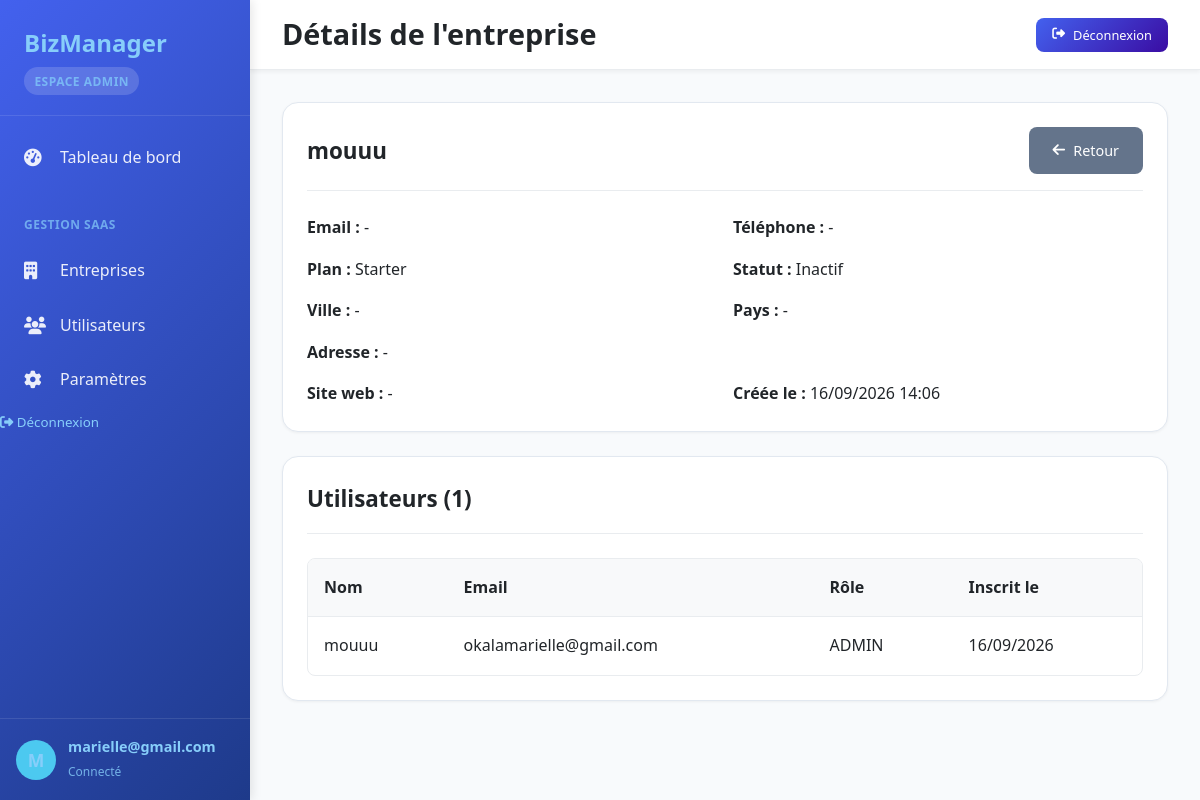
/sysadmin/companies/1/ (signed in), run on the app's committed database.
### core/models.py (models this page shows, shortened)
class CustomUser(AbstractUser):
    ROLE_CHOICES = [('admin','Admin'),('user','User')]
    email = models.EmailField(unique=True)
    full_name = models.CharField(max_length=255)
    company = models.ForeignKey(Company, on_delete=models.CASCADE, null=True, blank=True, related_name='users')
    role = models.CharField(max_length=20, choices=ROLE_CHOICES, default='user')
    USERNAME_FIELD = 'email'
    REQUIRED_FIELDS = ['username', 'full_name']

class Company(models.Model):
    PLAN_CHOICES = [('starter','Starter'),('business','Business'),('enterprise','Enterprise')]
    STATUS_CHOICES = [('active','Actif'),('inactive','Inactif'),('suspended','Suspendu')]
    name = models.CharField(max_length=255)
    address = models.TextField(null=True, blank=True)
    city = models.CharField(max_length=100, null=True, blank=True)
    postal_code = models.CharField(max_length=20, null=True, blank=True)
    country = models.CharField(max_length=100, null=True, blank=True)
    phone = models.CharField(max_length=20, null=True, blank=True)
    website = models.CharField(max_length=255, null=True, blank=True)
    email = models.EmailField(max_length=255, null=True, blank=True)
    plan = models.CharField(max_length=50, choices=PLAN_CHOICES, default='starter')
    subscription_status = models.CharField(max_length=50, choices=STATUS_CHOICES, default='inactive')
    created_at = models.DateTimeField(auto_now_add=True)
    logo = models.ImageField(
        upload_to='logos/', null=True, blank=True,
        validators=[
            FileExtensionValidator(['jpg','jpeg','png','webp']),
            validate_logo_size
        ]
    )

### core/views/admin.py (the view)
# urls.py: path('sysadmin/companies/<int:pk>/', admin.admin_company_detail, name='admin_company_detail'),
@admin_required
def admin_company_detail(request, pk):
    company = get_object_or_404(Company, pk=pk)
    company_users = company.users.select_related('company').all()
    return render(request, 'admin/company_detail.html', {'company': company, 'company_users': company_users})

### core/views/admin.py (called while the page is built)
def admin_required(view_func):
    @wraps(view_func)
    @login_required
    def _wrapped_view(request, *args, **kwargs):
        if not request.user.is_authenticated:
            return redirect('accueil')
        if not request.user.is_superuser:
            messages.error(request, "Accès interdit : admin système uniquement.")
            return redirect('dashboard')
        return view_func(request, *args, **kwargs)
    return _wrapped_view

### templates/admin/company_detail.html (shortened to what this page needs)
{% extends 'base.html' %}
{% block header_title %}Détails de l'entreprise{% endblock %}
{% block content %}
<div style="max-width: 1000px; margin: 0 auto;">
    <div class="content-section" style="margin-bottom: 1.5rem;">
        <div class="section-header">
            <h2>{{ company.name }}</h2>
            <a href="{% url 'admin_companies' %}" class="btn" style="background:#64748b; color:white;">
                <i class="fas fa-arrow-left"></i> Retour
            </a>
        </div>
        <div style="display: grid; grid-template-columns: 1fr 1fr; gap: 1rem;">
            <p><strong>Email :</strong> {{ company.email|default:"-" }}</p>
            <p><strong>Téléphone :</strong> {{ company.phone|default:"-" }}</p>
            <p><strong>Plan :</strong> {{ company.get_plan_display }}</p>
            <p><strong>Statut :</strong> {{ company.get_subscription_status_display }}</p>
            <p><strong>Ville :</strong> {{ company.city|default:"-" }}</p>
            <p><strong>Pays :</strong> {{ company.country|default:"-" }}</p>
            <p style="grid-column: 1 / -1;"><strong>Adresse :</strong> {{ company.address|default:"-" }}</p>
            <p><strong>Site web :</strong> {{ company.website|default:"-" }}</p>
            <p><strong>Créée le :</strong> {{ company.created_at|date:"d/m/Y H:i" }}</p>
        </div>
    </div>
    <div class="content-section">
        <div class="section-header">
            <h2>Utilisateurs ({{ company_users.count }})</h2>
        </div>
        {% if not company_users %}
        <div class="empty-state">
            <i class="fas fa-users fa-3x"></i>
            <h3>Aucun utilisateur</h3>
        </div>
        {% else %}
        <div class="table-responsive">
            <table class="data-table">
                <thead>
                    <tr>
                        <th>Nom</th>
                        <th>Email</th>
                        <th>Rôle</th>
                        <th>Inscrit le</th>
                    </tr>
                </thead>
                <tbody>
                    {% for u in company_users %}
                    <tr>
                        <td>{{ u.full_name }}</td>
                        <td>{{ u.email }}</td>
                        <td>{{ u.get_role_display }}</td>
                        <td>{{ u.date_joined|date:"d/m/Y" }}</td>
                    </tr>
                    {% endfor %}
                </tbody>
            </table>
        </div>
        {% endif %}
    </div>
</div>
{% endblock %}

### templates/base.html (shortened to what this page needs)
{% load static %}
<!DOCTYPE html>
<html lang="fr">
<head>
    <link rel="stylesheet" href="https://cdnjs.cloudflare.com/ajax/libs/font-awesome/6.4.0/css/all.min.css">
    <link rel="stylesheet" href="{% static 'css/app.css' %}">
</head>
<body>
    <div class="dashboard-container">
        <aside class="sidebar" id="app-sidebar">
            <div class="sidebar-header">
                <h2>BizManager</h2>
                <div class="company-info">
                    {% if user.is_superuser %}
                    <small class="badge" style="background:rgba(255,255,255,0.2);">Espace Admin</small>
                    {% else %}
                    <small><i class="fas fa-building me-1"></i> {{ user.company.name|default:"Mon Entreprise" }}</small>
                    {% endif %}
                </div>
            </div>
            <ul class="sidebar-menu">
                {% if user.is_superuser %}
                <li><a href="{% url 'admin_dashboard' %}" class="{% if request.resolver_match.url_name == 'admin_dashboard' %}active{% endif %}"><i class="fas fa-tachometer-alt"></i> Tableau de bord</a></li>
                <li class="menu-section">Gestion SaaS</li>
                <li><a href="{% url 'admin_companies' %}"><i class="fas fa-building"></i> Entreprises</a></li>
                <li><a href="{% url 'admin_users' %}"><i class="fas fa-users"></i> Utilisateurs</a></li>
                <li><a href="{% url 'admin_settings' %}"><i class="fas fa-cog"></i> Paramètres</a></li>
                {% endif %}
                <li>
                    <form method="POST" action="{% url 'logout' %}" style="display:inline">
                        <button type="submit" class="logout-link" style="background:none; border:none; color:inherit; cursor:pointer; width:100%; text-align:left; padding:0">
                            <i class="fas fa-sign-out-alt"></i> Déconnexion
                        </button>
                    </form>
                </li>
            </ul>
            <div class="sidebar-footer">
                <div class="user-info">
                    <div class="user-avatar">{{ user.email|slice:":1"|upper }}</div>
                    <div class="user-details"><strong>{{ user.email }}</strong><small>Connecté</small></div>
                </div>
            </div>
        </aside>
        <main class="main-content">
            <header class="dashboard-header">
                <h1>{% block header_title %}Tableau de bord{% endblock %}</h1>
                <div class="user-menu">
                    <form method="POST" action="{% url 'logout' %}">
                        <button type="submit" class="btn btn-primary btn-sm"><i class="fas fa-sign-out-alt"></i> Déconnexion</button>
                    </form>
                </div>
            </header>
            <div class="content-wrapper">
                {% block content %}{% endblock %}
            </div>
        </main>
    </div>
</body>
</html>

### static/css/app.css (style rules this page uses)
:root { --primary: #4361ee; --primary-dark: #3a0ca3; --secondary: #4cc9f0; --success: #2ec4b6; --warning: #ff9f1c; --danger: #e71d36; --light: #f8f9fa; --dark: #212529; --gray: #6c757d; --gray-light: #e9ecef; --sidebar-width: 250px; --header-height: 70px; }
* { margin: 0; padding: 0; box-sizing: border-box; font-family: 'Segoe UI', Tahoma, Geneva, Verdana, sans-serif; }
body { background-color: #f5f7fb; color: var(--dark); line-height: 1.6; }
.dashboard-container { display: flex; min-height: 100vh; }
.sidebar { width: var(--sidebar-width); background: linear-gradient(135deg, var(--primary) 0%, var(--primary-dark) 100%); color: lightskyblue; display: flex; flex-direction: column; position: fixed; height: 100vh; z-index: 1000; box-shadow: 2px 0 10px rgba(0,0,0,0.1); }
.sidebar-header { padding: 1.5rem; border-bottom: 1px solid rgba(255,255,255,0.1); }
.sidebar-header h2 { font-size: 1.5rem; font-weight: 700; margin-bottom: 0.5rem; }
.company-info { font-size: 0.8rem; opacity: 0.8; }
.sidebar-menu { list-style: none; flex: 1; overflow-y: auto; padding: 1rem 0; }
.sidebar-menu li { margin-bottom: 0.2rem; }
.menu-section { padding: 1rem 1.5rem 0.5rem; font-size: 0.75rem; text-transform: uppercase; letter-spacing: 0.5px; opacity: 0.7; font-weight: 600; margin-top: 1rem; }
.sidebar-menu a { display: flex; align-items: center; padding: 0.8rem 1.5rem; color: rgba(255,255,255,0.9); text-decoration: none; transition: all 0.3s ease; font-weight: 500; }
.sidebar-menu a i { width: 1.5rem; margin-right: 0.75rem; font-size: 1.1rem; }
.logout-link { color: var(--danger-light) !important; }
.sidebar-footer { padding: 1rem; border-top: 1px solid rgba(255,255,255,0.1); }
.user-info { display: flex; align-items: center; gap: 0.75rem; }
.user-avatar { width: 40px; height: 40px; border-radius: 50%; background: var(--secondary); display: flex; align-items: center; justify-content: center; font-weight: bold; font-size: 1.1rem; }
.user-details { flex: 1; }
.user-details strong { display: block; font-size: 0.9rem; }
.user-details small { font-size: 0.75rem; opacity: 0.8; }
.main-content { flex: 1; margin-left: var(--sidebar-width); min-height: 100vh; display: flex; flex-direction: column; }
.dashboard-header { background: white; padding: 1rem 2rem; border-bottom: 1px solid var(--gray-light); display: flex; justify-content: space-between; align-items: center; height: var(--header-height); box-shadow: 0 2px 4px rgba(0,0,0,0.05); }
.dashboard-header h1 { font-size: 1.8rem; font-weight: 600; color: var(--dark); }
.user-menu { display: flex; align-items: center; gap: 1rem; }
.content-wrapper { flex: 1; padding: 2rem; }
.content-section { background: white; padding: 1.5rem; border-radius: 12px; box-shadow: 0 4px 6px rgba(0,0,0,0.05); margin-bottom: 2rem; }
.section-header { display: flex; justify-content: space-between; align-items: center; margin-bottom: 1.5rem; padding-bottom: 1rem; border-bottom: 1px solid var(--gray-light); }
.section-header h2 { font-size: 1.4rem; font-weight: 600; color: var(--dark); }
.table-responsive { overflow-x: auto; border-radius: 8px; border: 1px solid var(--gray-light); }
.data-table { width: 100%; border-collapse: collapse; }
.data-table th { background-color: var(--light); padding: 1rem; text-align: left; font-weight: 600; color: var(--dark); border-bottom: 1px solid var(--gray-light); }
.data-table td { padding: 1rem; border-bottom: 1px solid var(--gray-light); }
.data-table tr:last-child td { border-bottom: none; }
.badge { padding: 0.35rem 0.65rem; border-radius: 20px; font-size: 0.75rem; font-weight: 600; text-transform: uppercase; letter-spacing: 0.5px; }
.btn { display: inline-flex; align-items: center; gap: 0.5rem; padding: 0.75rem 1.5rem; border-radius: 8px; font-weight: 500; text-decoration: none; border: none; cursor: pointer; transition: all 0.3s ease; font-size: 0.9rem; }
.btn-primary { background: linear-gradient(135deg, var(--primary) 0%, var(--primary-dark) 100%); color: white; }
.btn-sm { padding: 0.5rem 1rem; font-size: 0.8rem; }

### templates/base.html (style rules this page uses)
body { font-family: 'Outfit', 'Inter', sans-serif; background: #f8fafc }
.sidebar { background: linear-gradient(135deg, #4361ee 0%, #1e3a8a 100%); border-right: none }
.btn-primary { background: linear-gradient(135deg, #4361ee 0%, #3a0ca3 100%) }
.content-section { border-radius: 16px; border: 1px solid #e2e8f0; box-shadow: 0 1px 3px rgba(0, 0, 0, 0.05) }

### data on the page
CustomUser: email "M", email "marielle@gmail.com"
Company: name "mouuu", email "-", phone "-", plan "Starter", subscription_status "Inactif", city "-", country "-", address "-", website "-", created_at "16/09/2026 14:06"
CustomUser: full_name "mouuu", email "okalamarielle@gmail.com", role "ADMIN", date_joined "16/09/2026"

### other printed values
{{ company_users.count }} "1"
